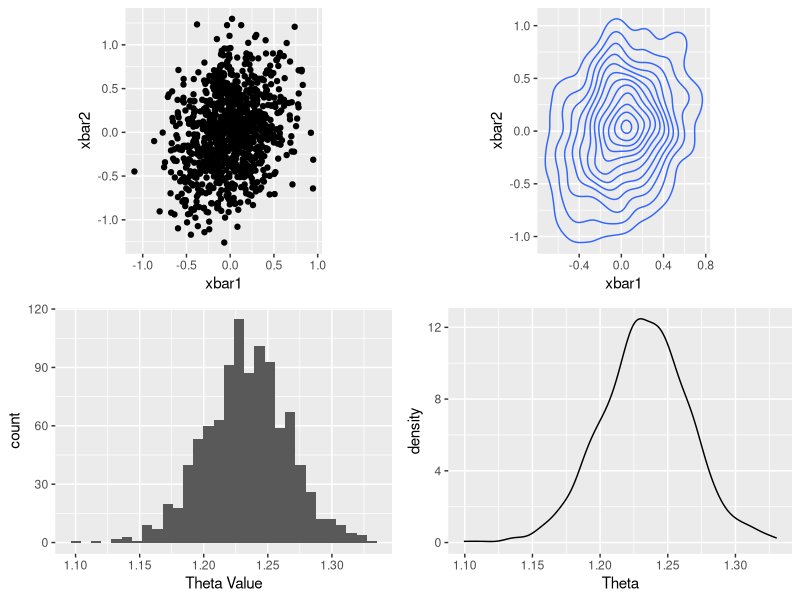
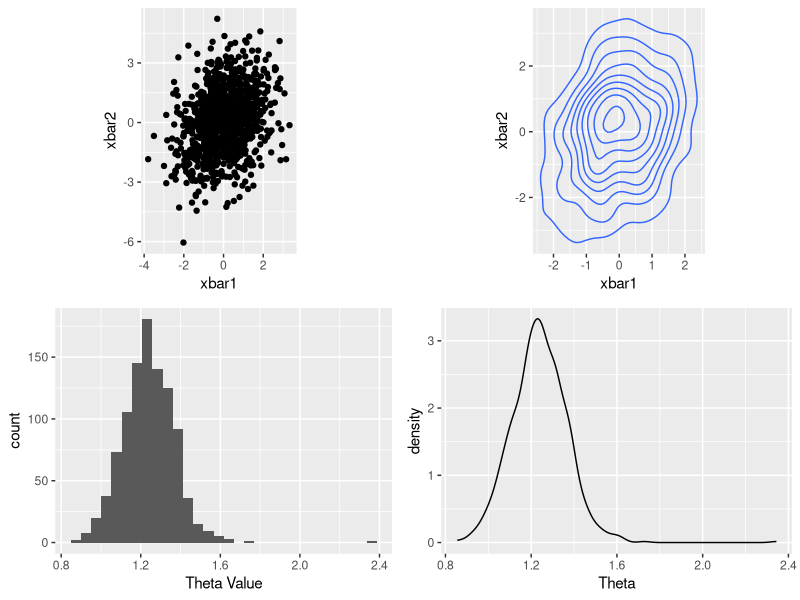
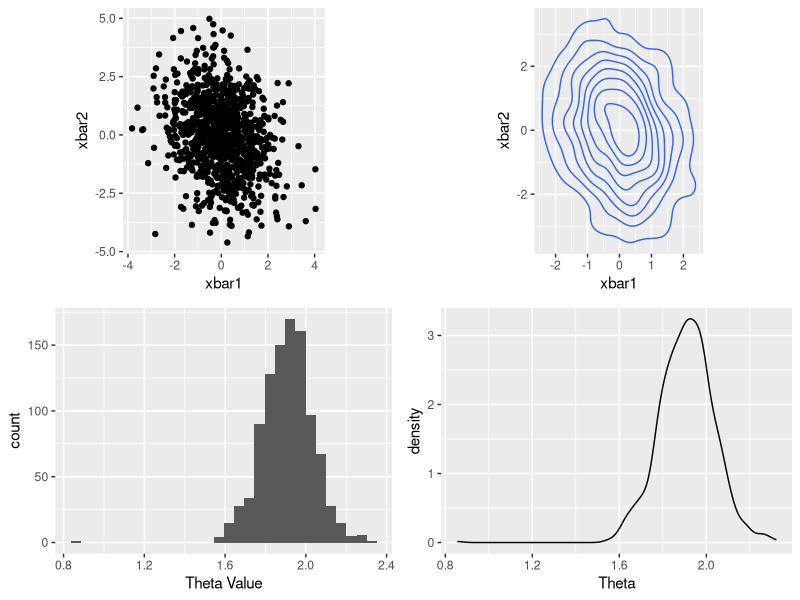

Write R code to recreate these figures, in order.

xbarthetadist = function(n,iter,mu,sigma){
  library(mvtnorm)
  library(ggplot2)
  library(gridExtra)
  mat = matrix(NA, nr= iter, nc=4)
  colnames(mat)= c("xbar1","xbar2","thetae","thetar")
  for(i in 1:iter){
    x = rmvnorm(n,mu,sigma)
    mat[i,c(1,2)] <- colMeans(x)
    s=(n-1)/n*cov(x)
    eig=eigen(s)
    thetaeigen=acos(eig$vectors[,1][1])
    thetarot= .5*atan(2*s[1,2]/(s[1,1]-s[2,2])) + pi/2
    
    mat[i,3]<-thetaeigen
    mat[i,4]<-thetarot
    


  }

  df=as.data.frame(mat)
  g=ggplot(df, aes(x=xbar1,y=xbar2))  + coord_equal()

  gp = g + geom_point()
 
  gd = g + stat_density_2d()
  

  gt=ggplot(data=df, aes(df$thetar)) + geom_histogram() + xlab("Theta Value")
  

  gt2 = ggplot(data=df, aes(df$thetar)) + geom_density() + xlab("Theta")
  
  grid.arrange(gp,gd,gt,gt2,nrow=2)
 
 
 
 # thetaValues = df$theta;
 # hist(thetaValues)
  #plot(density(thetaValues))

  head(mat)
}


mu1=c(0,0)
sigma1 = matrix(c(100,40,40,200), nr=2,nc=2,byrow=FALSE)
xbarthetadist(n=1000,iter=1000,mu=mu1,sigma=sigma1)

mu1=c(0,0)
sigma1 = matrix(c(100,40,40,200), nr=2,nc=2,byrow=FALSE)
xbarthetadist(n=80,iter=1000,mu=mu1,sigma=sigma1)

sigma2 = matrix(c(100,-40,-40,200), nr=2,nc=2,byrow=FALSE)
xbarthetadist(n=80,iter=1000,mu=mu1,sigma=sigma2)


